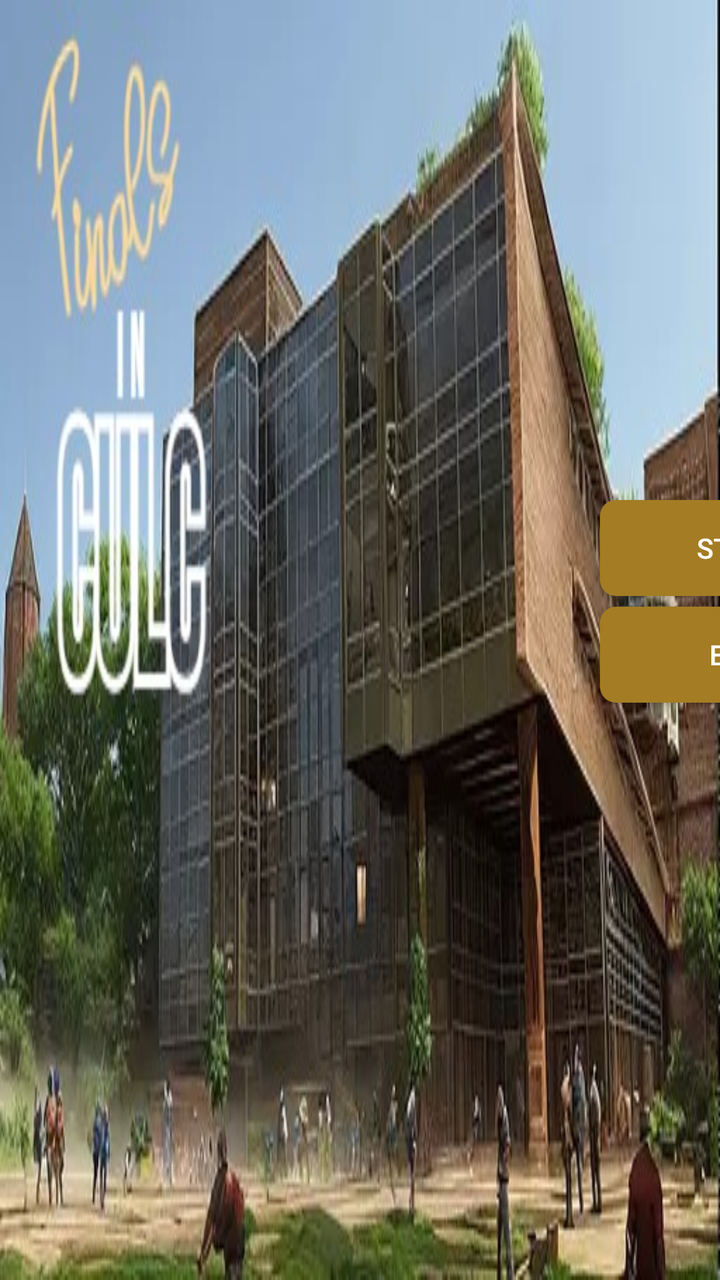
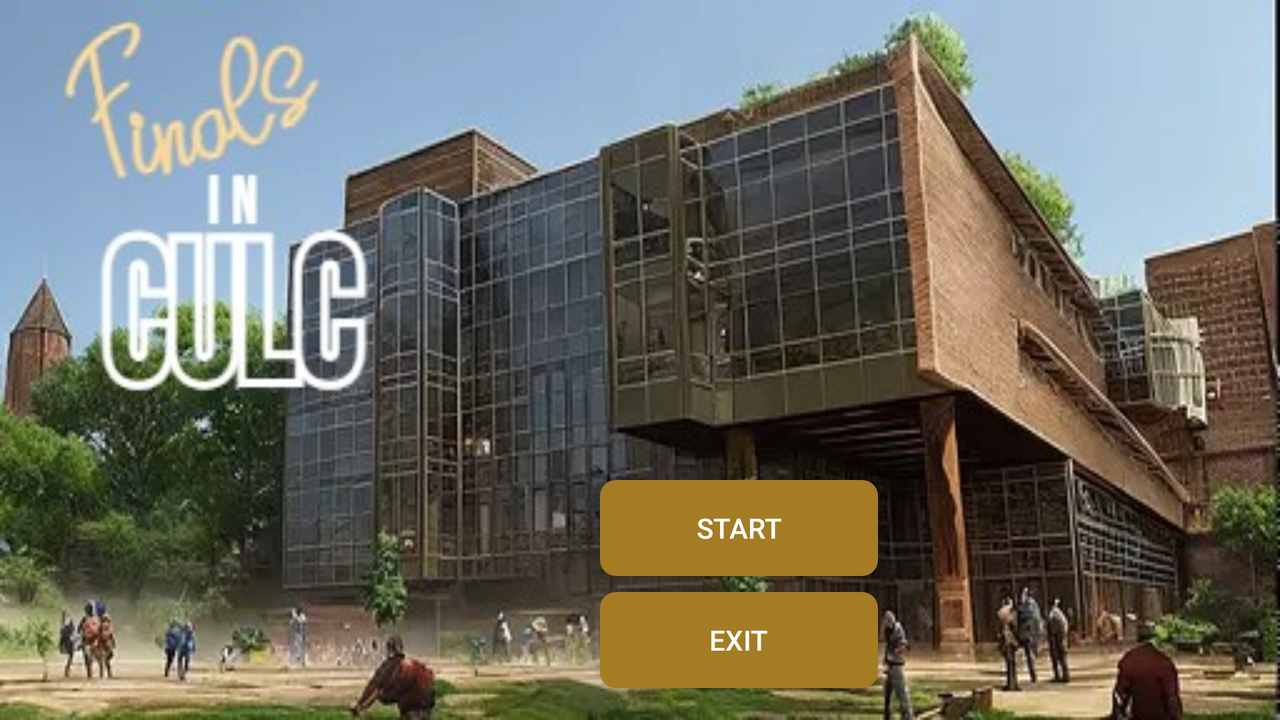

The same Android screen from two of the app's own layout files: first res/layout/ as a phone draws it, then the repository's variant for another configuration, drawn on a device whose configuration selects that folder. Both files follow.
<!-- AndroidManifest.xml: activity theme Theme.CS2340A_Team43 -->
<!-- res/layout/activity_start_screen.xml -->
<?xml version="1.0" encoding="utf-8"?>
<LinearLayout xmlns:android="http://schemas.android.com/apk/res/android"
    android:layout_width="match_parent"
    android:layout_height="match_parent"
    android:orientation="vertical"
    android:background="@drawable/culc">

    <Button
        android:id="@+id/startButton"
        android:layout_width="139dp"
        android:layout_height="wrap_content"
        android:text="Start"
        android:translationX="300dp"
        android:translationY="250dp"
        android:background = "@drawable/round_button"
        android:textColor="@android:color/white"/>

    <TextView
        android:id="@+id/textView"
        android:layout_width="wrap_content"
        android:layout_height="wrap_content"
        android:textColor="#000000"
        android:textSize="30sp"
        android:textStyle="bold"
        android:translationX="190dp" />

    <Button
        android:id="@+id/quitButton"
        android:layout_width="139dp"
        android:layout_height="wrap_content"
        android:text="@string/quit_button_text"
        android:translationX="300dp"
        android:translationY="215dp"
        android:background = "@drawable/round_button"
        android:textColor="@android:color/white"/>
</LinearLayout>
<!-- resources referenced by this layout -->
<resources>
  <!-- drawable culc: jpg bitmap (drawable, 51392 bytes) -->
  <!-- drawable round_button (drawable) -->
  <?xml version="1.0" encoding="utf-8"?>
  
  <shape xmlns:android="http://schemas.android.com/apk/res/android"
      android:shape="rectangle">
      <solid android:color="#A47C24" />
      <corners android:bottomRightRadius="8dp"
          android:bottomLeftRadius="8dp"
          android:topRightRadius="8dp"
          android:topLeftRadius="8dp"/>
  </shape>
  <string name="quit_button_text">Exit</string>
  <style name="Theme.CS2340A_Team43" parent="Theme.AppCompat.Light.NoActionBar" />
</resources>
<!-- res/layout-land/activity_start_screen.xml (the repository's variant of the layout above) -->
<!-- drawn on the phone turned sideways -->
<?xml version="1.0" encoding="utf-8"?>
<androidx.constraintlayout.widget.ConstraintLayout xmlns:android="http://schemas.android.com/apk/res/android"
    xmlns:app="http://schemas.android.com/apk/res-auto"
    xmlns:tools="http://schemas.android.com/tools"
    android:layout_width="match_parent"
    android:layout_height="match_parent"
    android:orientation="vertical"
    android:background="@drawable/culc">

    <Button
        android:id="@+id/nextButton"
        android:layout_width="139dp"
        android:layout_height="wrap_content"
        android:background="@drawable/round_button"
        android:text="Start"
        android:textColor="@android:color/white"
        android:translationX="300dp"
        android:translationY="240dp"
        app:layout_constraintBottom_toBottomOf="parent"
        app:layout_constraintEnd_toEndOf="parent"
        app:layout_constraintHorizontal_bias="0.0"
        app:layout_constraintStart_toStartOf="parent"
        app:layout_constraintTop_toTopOf="parent"
        app:layout_constraintVertical_bias="0.0" />

    <Button
        android:id="@+id/quitButton"
        android:layout_width="139dp"
        android:layout_height="wrap_content"
        android:background="@drawable/round_button"
        android:text="@string/quit_button_text"
        android:textColor="@android:color/white"
        android:translationX="300dp"
        android:translationY="215dp"
        app:layout_constraintBottom_toBottomOf="parent"
        app:layout_constraintEnd_toEndOf="parent"
        app:layout_constraintHorizontal_bias="0.0"
        app:layout_constraintStart_toStartOf="parent"
        app:layout_constraintTop_toTopOf="parent"
        app:layout_constraintVertical_bias="0.26" />
</androidx.constraintlayout.widget.ConstraintLayout>
